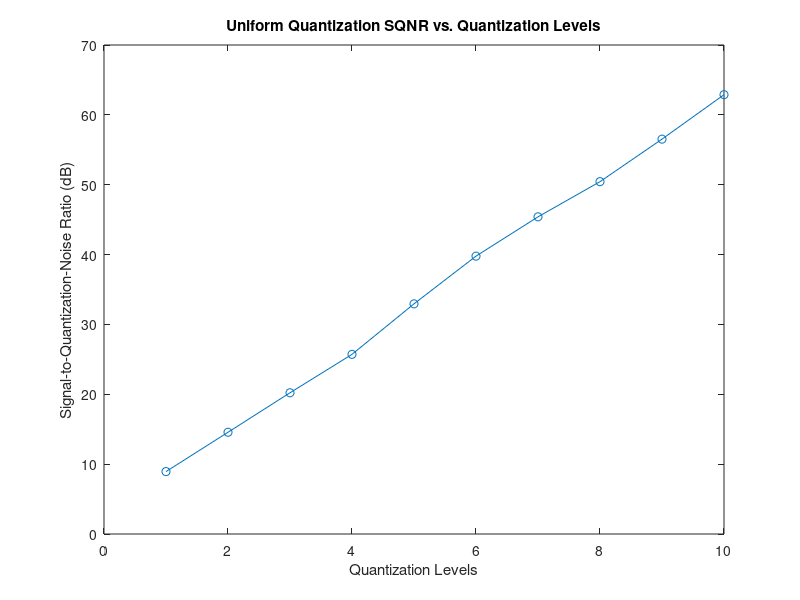

The MATLAB script that drew this image:
% Set the parameters
N = 1000; % number of samples
fs = 1000; % sampling frequency (Hz)
f = 10; % signal frequency (Hz)
A = 1; % signal amplitude
Q = 10; % maximum quantization level

% Generate the signal
t = (0:N-1)'/fs; % time vector
x = A*sin(2*pi*f*t); % sinusoidal signal

% Compute the SQNR for each quantization level
sqnr = zeros(Q, 1);
for q = 1:Q
    % Quantize the signal
    xq = round(x*(2^(q-1))/A)*(A/(2^(q-1)));
    
    % Compute the quantization error and the SQNR
    e = x - xq;
    sqnr(q) = 10*log10(var(x)/var(e));
end

% Plot the SQNR versus quantization levels
plot(1:Q, sqnr, 'o-')
xlabel('Quantization Levels')
ylabel('Signal-to-Quantization-Noise Ratio (dB)')
title('Uniform Quantization SQNR vs. Quantization Levels')

